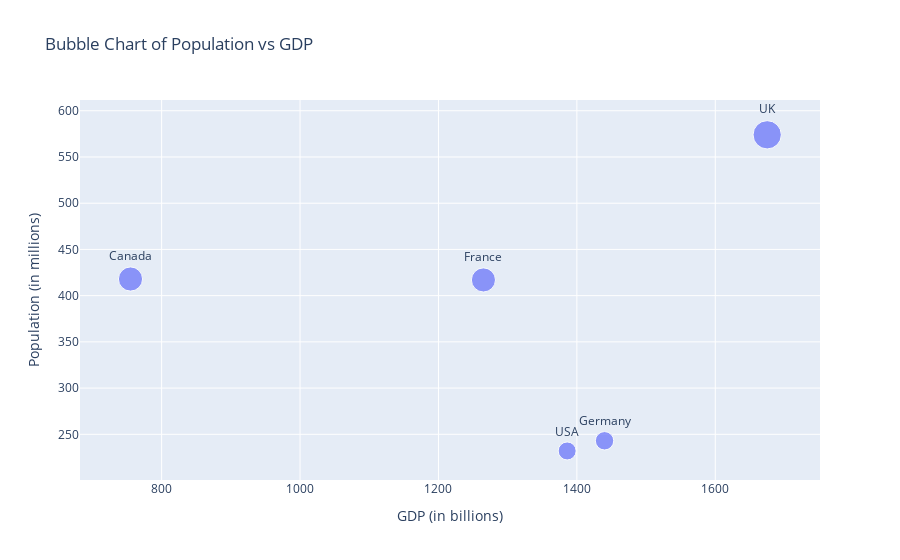

Notebook cell for this chart:
### Code cell
# 5. Using the given dataset, create a bubble chart to represent each country's population (y-axis), GDP (x- axis), and bubble size proportional to the population.
# np.random.seed(25)
# data {
#     'Country': ['USA', 'Canada', 'UK', 
# 'Germany', 'France'], 
#     'Population':
# np.random.randint(100, 1000, 5), 
#     'GDP': np.random.randint(500, 2000,
# 5)
# }
# df pd.DataFrame (data)


# Answer:-


import numpy as np
import pandas as pd
import plotly.express as px

np.random.seed(25)
data = {
    'Country': ['USA', 'Canada', 'UK', 'Germany', 'France'],
    'Population': np.random.randint(100, 1000, 5),
    'GDP': np.random.randint(500, 2000, 5)
}
df = pd.DataFrame(data)

# Create Bubble Chart
fig = px.scatter(df, x='GDP', y='Population', size='Population',text='Country', title='Bubble Chart of Population vs GDP',labels={'GDP':'GDP (in billions)', 'Population':'Population (in millions)'})
fig.update_traces(textposition='top center')
fig.show()

### Figure 1 — Plotly figure (JSON) as saved in the notebook; plotly's stock layout.template omitted (floating-point values rounded to 4 significant figures)
{"data": [{"hovertemplate": "GDP (in billions)=%{x}<br>Population (in millions)=%{marker.size}<br>Country=%{text}<extra></extra>", "legendgroup": "", "marker": {"color": "#636efa", "size": [232, 418, 574, 243, 417], "sizemode": "area", "sizeref": 1.435, "symbol": "circle"}, "mode": "markers+text", "name": "", "orientation": "v", "showlegend": false, "text": ["USA", "Canada", "UK", "Germany", "France"], "textposition": "top center", "type": "scatter", "x": [1386, 755, 1675, 1440, 1265], "xaxis": "x", "y": [232, 418, 574, 243, 417], "yaxis": "y"}], "layout": {"legend": {"itemsizing": "constant", "tracegroupgap": 0}, "title": {"text": "Bubble Chart of Population vs GDP"}, "xaxis": {"anchor": "y", "domain": [0, 1], "title": {"text": "GDP (in billions)"}}, "yaxis": {"anchor": "x", "domain": [0, 1], "title": {"text": "Population (in millions)"}}}}
